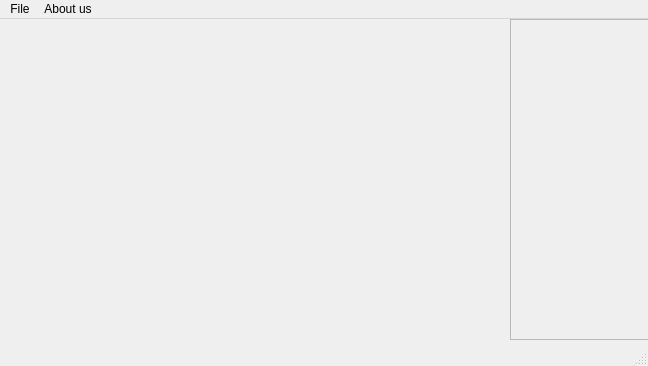
<?xml version="1.0" encoding="UTF-8"?>
<ui version="4.0">
 <class>MainWindow</class>
 <widget class="QMainWindow" name="MainWindow">
  <property name="geometry">
   <rect>
    <x>0</x>
    <y>0</y>
    <width>648</width>
    <height>366</height>
   </rect>
  </property>
  <property name="minimumSize">
   <size>
    <width>648</width>
    <height>366</height>
   </size>
  </property>
  <property name="maximumSize">
   <size>
    <width>648</width>
    <height>366</height>
   </size>
  </property>
  <property name="windowTitle">
   <string>MainWindow</string>
  </property>
  <widget class="QWidget" name="centralWidget">
   <widget class="QListWidget" name="listWidget">
    <property name="enabled">
     <bool>false</bool>
    </property>
    <property name="geometry">
     <rect>
      <x>510</x>
      <y>0</y>
      <width>141</width>
      <height>321</height>
     </rect>
    </property>
    <property name="isWrapping" stdset="0">
     <bool>false</bool>
    </property>
   </widget>
   <widget class="QLabel" name="label">
    <property name="geometry">
     <rect>
      <x>0</x>
      <y>0</y>
      <width>511</width>
      <height>321</height>
     </rect>
    </property>
    <property name="text">
     <string/>
    </property>
   </widget>
  </widget>
  <widget class="QMenuBar" name="menuBar">
   <property name="geometry">
    <rect>
     <x>0</x>
     <y>0</y>
     <width>648</width>
     <height>20</height>
    </rect>
   </property>
   <widget class="QMenu" name="menuAbout_us">
    <property name="title">
     <string>About us</string>
    </property>
   </widget>
   <widget class="QMenu" name="menuFile">
    <property name="title">
     <string>File</string>
    </property>
    <addaction name="loadDatabase"/>
    <addaction name="selectImage"/>
   </widget>
   <addaction name="menuFile"/>
   <addaction name="menuAbout_us"/>
  </widget>
  <widget class="QStatusBar" name="statusBar"/>
  <action name="loadDatabase">
   <property name="checkable">
    <bool>false</bool>
   </property>
   <property name="text">
    <string>Load Database...</string>
   </property>
  </action>
  <action name="selectImage">
   <property name="text">
    <string>Select image</string>
   </property>
  </action>
 </widget>
 <layoutdefault spacing="6" margin="11"/>
 <resources/>
 <connections/>
</ui>
